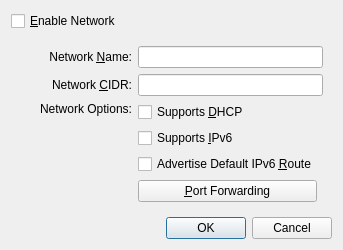
<ui version="4.0">
 <comment>
 VPox frontends: Qt GUI ("VirtualPox"):

 Copyright (C) 2009-2020 Oracle Corporation

 This file is part of VirtualPox Open Source Edition (OSE), as
 available from http://www.virtualpox.org. This file is free software;
 you can redistribute it and/or modify it under the terms of the GNU
 General Public License (GPL) as published by the Free Software
 Foundation, in version 2 as it comes in the "COPYING" file of the
 VirtualPox OSE distribution. VirtualPox OSE is distributed in the
 hope that it will be useful, but WITHOUT ANY WARRANTY of any kind.
 </comment>
 <class>UIGlobalSettingsNetworkDetailsNAT</class>
 <widget class="QWidget" name="UIGlobalSettingsNetworkDetailsNAT">
  <property name="windowTitle">
   <string>NAT Network Details</string>
  </property>
  <layout class="QGridLayout">
   <item row="0" column="0">
    <widget class="QCheckBox" name="m_pCheckboxNetwork">
     <property name="text">
      <string>&amp;Enable Network</string>
     </property>
     <property name="toolTip">
      <string>When checked, this network will be enabled.</string>
     </property>
    </widget>
   </item>
   <item row="1" column="0" colspan="2">
    <widget class="QWidget" name="m_pContainerOptions">
     <layout class="QGridLayout">
      <item row="0" column="0">
       <spacer>
        <property name="orientation">
         <enum>Qt::Horizontal</enum>
        </property>
        <property name="sizeType">
         <enum>QSizePolicy::Fixed</enum>
        </property>
        <property name="sizeHint" stdset="0">
         <size>
          <width>20</width>
          <height>0</height>
         </size>
        </property>
       </spacer>
      </item>
      <item row="0" column="1">
       <widget class="QLabel" name="m_pLabelNetworkName">
        <property name="text">
         <string>Network &amp;Name:</string>
        </property>
        <property name="alignment">
         <set>Qt::AlignRight|Qt::AlignTrailing|Qt::AlignVCenter</set>
        </property>
        <property name="buddy">
         <cstring>m_pEditorNetworkName</cstring>
        </property>
       </widget>
      </item>
      <item row="0" column="2" colspan="2">
       <widget class="QLineEdit" name="m_pEditorNetworkName">
        <property name="toolTip">
         <string>Holds the name for this network.</string>
        </property>
       </widget>
      </item>
      <item row="1" column="1">
       <widget class="QLabel" name="m_pLabelNetworkCIDR">
        <property name="text">
         <string>Network &amp;CIDR:</string>
        </property>
        <property name="alignment">
         <set>Qt::AlignRight|Qt::AlignTrailing|Qt::AlignVCenter</set>
        </property>
        <property name="buddy">
         <cstring>m_pEditorNetworkCIDR</cstring>
        </property>
       </widget>
      </item>
      <item row="1" column="2" colspan="2">
       <widget class="QLineEdit" name="m_pEditorNetworkCIDR">
        <property name="toolTip">
         <string>Holds the CIDR for this network.</string>
        </property>
       </widget>
      </item>
      <item row="2" column="1">
       <widget class="QLabel" name="m_pLabelOptionsAdvanced">
        <property name="alignment">
         <set>Qt::AlignRight|Qt::AlignTrailing|Qt::AlignTop</set>
        </property>
        <property name="text">
         <string>Network Options:</string>
        </property>
       </widget>
      </item>
      <item row="2" column="2">
       <widget class="QCheckBox" name="m_pCheckboxSupportsDHCP">
        <property name="text">
         <string>Supports &amp;DHCP</string>
        </property>
        <property name="toolTip">
         <string>When checked, this network will support DHCP.</string>
        </property>
       </widget>
      </item>
      <item row="3" column="2">
       <widget class="QCheckBox" name="m_pCheckboxSupportsIPv6">
        <property name="text">
         <string>Supports &amp;IPv6</string>
        </property>
        <property name="toolTip">
         <string>When checked, this network will support IPv6.</string>
        </property>
       </widget>
      </item>
      <item row="4" column="2">
       <widget class="QCheckBox" name="m_pCheckboxAdvertiseDefaultIPv6Route">
        <property name="text">
         <string>Advertise Default IPv6 &amp;Route</string>
        </property>
        <property name="toolTip">
         <string>When checked, this network will be advertised as the default IPv6 route.</string>
        </property>
       </widget>
      </item>
      <item row="5" column="2">
       <widget class="QPushButton" name="m_pButtonPortForwarding">
        <property name="toolTip">
         <string>Displays a window to configure port forwarding rules.</string>
        </property>
        <property name="text">
         <string>&amp;Port Forwarding</string>
        </property>
       </widget>
      </item>
     </layout>
    </widget>
   </item>
   <item row="2" column="0" colspan="2">
    <spacer>
     <property name="orientation">
      <enum>Qt::Vertical</enum>
     </property>
     <property name="sizeHint" stdset="0">
      <size>
       <width>0</width>
       <height>0</height>
      </size>
     </property>
    </spacer>
   </item>
   <item row="3" column="0" colspan="2">
    <widget class="QIDialogButtonBox" name="m_pButtonBox">
     <property name="standardButtons">
      <set>QDialogButtonBox::Cancel|QDialogButtonBox::NoButton|QDialogButtonBox::Ok</set>
     </property>
    </widget>
   </item>
  </layout>
 </widget>
 <customwidgets>
  <customwidget>
   <class>QIDialogButtonBox</class>
   <extends>QDialogButtonBox</extends>
   <header>QIDialogButtonBox.h</header>
  </customwidget>
 </customwidgets>
 <resources/>
 <connections>
  <connection>
   <sender>m_pCheckboxNetwork</sender>
   <signal>toggled(bool)</signal>
   <receiver>m_pContainerOptions</receiver>
   <slot>setEnabled(bool)</slot>
  </connection>
  <connection>
   <sender>m_pCheckboxSupportsIPv6</sender>
   <signal>toggled(bool)</signal>
   <receiver>m_pCheckboxAdvertiseDefaultIPv6Route</receiver>
   <slot>setEnabled(bool)</slot>
  </connection>
  <connection>
   <sender>m_pButtonPortForwarding</sender>
   <signal>clicked(bool)</signal>
   <receiver>UIGlobalSettingsNetworkDetailsNAT</receiver>
   <slot>sltEditPortForwarding()</slot>
  </connection>
  <connection>
   <sender>m_pButtonBox</sender>
   <signal>accepted()</signal>
   <receiver>UIGlobalSettingsNetworkDetailsNAT</receiver>
   <slot>accept()</slot>
  </connection>
  <connection>
   <sender>m_pButtonBox</sender>
   <signal>rejected()</signal>
   <receiver>UIGlobalSettingsNetworkDetailsNAT</receiver>
   <slot>reject()</slot>
  </connection>
 </connections>
</ui>
